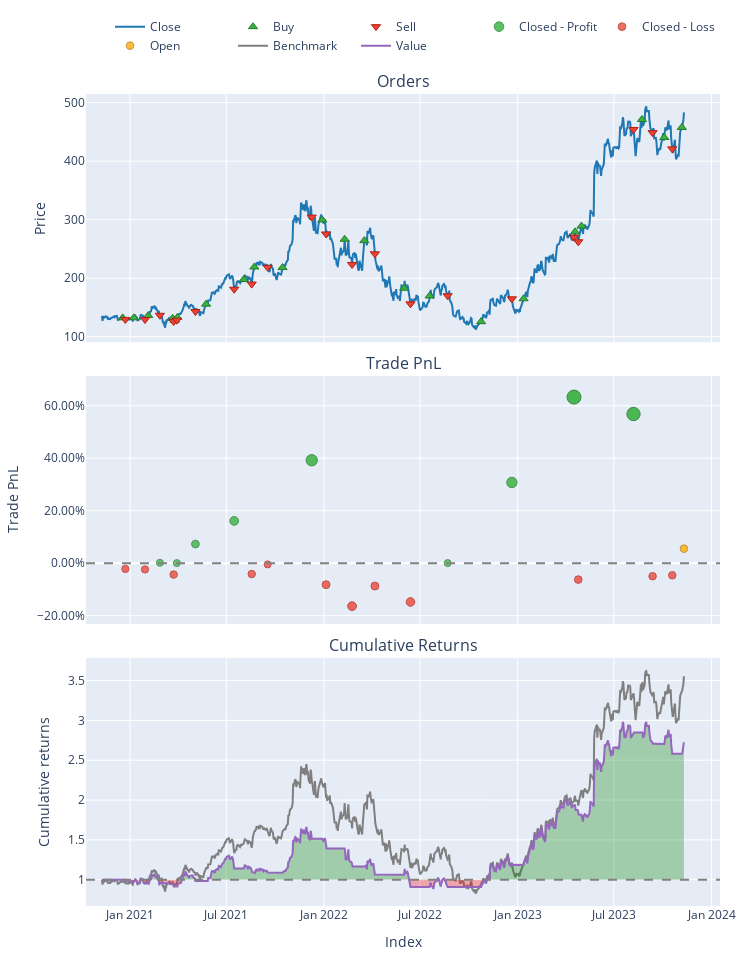

Write notebook code for a chart like this one.
### Code cell
strategy.plot().show()

### Figure 1 — Plotly figure (JSON) as saved in the notebook; plotly's stock layout.template omitted (floating-point values rounded to 4 significant figures; data arrays with more than 128 entries replaced by an {"elided": "..."} marker saying what was removed)
{"data": [{"legendgroup": "0", "line": {"color": "#1f77b4"}, "name": "Close", "showlegend": true, "type": "scatter", "uid": "654badd9-e369-42ea-9bf6-b02ae2f4e4a1", "x": {"elided": "757 str values"}, "xaxis": "x", "y": {"elided": "757 float values"}, "yaxis": "y"}, {"customdata": [[0, 75.43, 9.99], [2, 73.77, 9.773], [4, 69.99, 9.542], [6, 72.62, 9.558], [8, 71.37, 9.146], [10, 68.68, 9.151], [12, 63.01, 9.819], [14, 57.63, 11.4], [16, 49.87, 10.93], [18, 49.86, 10.89], [20, 50.57, 15.15], [22, 52.17, 13.91], [24, 44.06, 11.64], [26, 58.1, 10.63], [28, 53.39, 9.064], [30, 72.02, 9.069], [32, 71.84, 11.86], [34, 69.31, 19.35], [36, 62.78, 18.15], [38, 60.4, 28.46], [40, 61.41, 27.05], [42, 56.4, 25.8]], "hovertemplate": "Order Id: %{customdata[0]}<br>Timestamp: %{x}<br>Price: %{y}<br>Size: %{customdata[1]:.6f}<br>Fees: %{customdata[2]:.6f}", "legendgroup": "1", "marker": {"color": "#37B13F", "line": {"color": "rgb(38,123,44)", "width": 1}, "size": 8, "symbol": "triangle-up"}, "mode": "markers", "name": "Buy", "type": "scatter", "uid": "38adae96-4220-40f4-96f4-4fad6d2ea776", "x": ["2020-12-18T00:00:00", "2021-01-08T00:00:00", "2021-02-04T00:00:00", "2021-03-22T00:00:00", "2021-03-26T00:00:00", "2021-03-31T00:00:00", "2021-05-24T00:00:00", "2021-08-03T00:00:00", "2021-08-23T00:00:00", "2021-10-15T00:00:00", "2021-12-29T00:00:00", "2022-02-09T00:00:00", "2022-03-18T00:00:00", "2022-06-01T00:00:00", "2022-07-19T00:00:00", "2022-10-24T00:00:00", "2023-01-12T00:00:00", "2023-04-19T00:00:00", "2023-05-01T00:00:00", "2023-08-23T00:00:00", "2023-10-04T00:00:00", "2023-11-06T00:00:00"], "xaxis": "x", "y": [132.4, 132.5, 136.3, 131.6, 128.2, 133.2, 155.8, 197.8, 219.2, 218.3, 299.6, 266.7, 264.2, 183.0, 169.8, 125.9, 165.1, 279.3, 289.0, 471.1, 440.4, 457.5], "yaxis": "y"}, {"customdata": [[1, 75.43, 9.792], [3, 73.77, 9.561], [5, 69.99, 9.577], [7, 72.62, 9.164], [9, 71.37, 9.169], [11, 68.68, 9.839], [13, 63.01, 11.42], [15, 57.63, 10.96], [17, 49.87, 10.91], [19, 49.86, 15.18], [21, 50.57, 13.94], [23, 52.17, 11.66], [25, 44.06, 10.65], [27, 58.1, 9.083], [29, 53.39, 9.087], [31, 72.02, 11.88], [33, 71.84, 19.39], [35, 69.31, 18.18], [37, 62.78, 28.51], [39, 60.4, 27.1], [41, 61.41, 25.86]], "hovertemplate": "Order Id: %{customdata[0]}<br>Timestamp: %{x}<br>Price: %{y}<br>Size: %{customdata[1]:.6f}<br>Fees: %{customdata[2]:.6f}", "legendgroup": "2", "marker": {"color": "#EA4335", "line": {"color": "rgb(181,31,18)", "width": 1}, "size": 8, "symbol": "triangle-down"}, "mode": "markers", "name": "Sell", "type": "scatter", "uid": "cd257fee-9ef7-45e2-b095-b36821edb067", "x": ["2020-12-23T00:00:00", "2021-01-29T00:00:00", "2021-02-26T00:00:00", "2021-03-24T00:00:00", "2021-03-30T00:00:00", "2021-05-04T00:00:00", "2021-07-16T00:00:00", "2021-08-18T00:00:00", "2021-09-17T00:00:00", "2021-12-09T00:00:00", "2022-01-05T00:00:00", "2022-02-23T00:00:00", "2022-04-07T00:00:00", "2022-06-13T00:00:00", "2022-08-22T00:00:00", "2022-12-21T00:00:00", "2023-04-17T00:00:00", "2023-04-25T00:00:00", "2023-08-07T00:00:00", "2023-09-12T00:00:00", "2023-10-19T00:00:00"], "xaxis": "x", "y": [129.8, 129.6, 136.8, 126.2, 128.5, 143.3, 181.3, 190.1, 218.7, 304.5, 275.7, 223.6, 241.8, 156.3, 170.2, 165.0, 270.0, 262.4, 454.1, 448.7, 421.0], "yaxis": "y"}, {"customdata": [[2, 2, 15.97, 0.001674], [4, 4, 4.836, 0.0005287], [5, 5, 668.6, 0.07307], [6, 6, 1585.0, 0.1614], [9, 9, 4272.0, 0.3924], [14, 14, 4.254, 0.0004693], [15, 15, 2791.0, 0.3077], [16, 16, 7506.0, 0.633], [18, 18, 10320.0, 0.5686]], "hovertemplate": "Exit Trade Id: %{customdata[0]}<br>Position Id: %{customdata[1]}<br>Exit Timestamp: %{x}<br>PnL: %{customdata[2]:.6f}<br>Return: %{customdata[3]:.2%}", "legendgroup": "3", "marker": {"color": "#37B13F", "line": {"color": "rgb(38,123,44)", "width": 1}, "opacity": [0.7503, 0.75, 0.7672, 0.7882, 0.8429, 0.75, 0.8229, 0.9, 0.8847], "size": [7.013, 7.001, 7.803, 8.781, 11.34, 7, 10.4, 14, 13.29], "symbol": "circle"}, "mode": "markers", "name": "Closed - Profit", "type": "scatter", "uid": "1e3b1de2-5aa6-4bae-a6a0-303deac3f6ed", "x": ["2021-02-26T00:00:00", "2021-03-30T00:00:00", "2021-05-04T00:00:00", "2021-07-16T00:00:00", "2021-12-09T00:00:00", "2022-08-22T00:00:00", "2022-12-21T00:00:00", "2023-04-17T00:00:00", "2023-08-07T00:00:00"], "xaxis": "x2", "y": [0.001674, 0.0005287, 0.07307, 0.1614, 0.3924, 0.0004693, 0.3077, 0.633, 0.5686], "yaxis": "y2"}, {"customdata": [[0, 0, -217.6, -0.02178], [1, 1, -230.6, -0.0236], [3, 3, -412.5, -0.04316], [7, 7, -468.3, -0.04107], [8, 8, -48.8, -0.004463], [10, 10, -1240.0, -0.08182], [11, 11, -2275.0, -0.1635], [12, 12, -1010.0, -0.08678], [13, 13, -1569.0, -0.1476], [17, 17, -1209.0, -0.06245], [19, 19, -1410.0, -0.04954], [20, 20, -1244.0, -0.04601]], "hovertemplate": "Exit Trade Id: %{customdata[0]}<br>Position Id: %{customdata[1]}<br>Exit Timestamp: %{x}<br>PnL: %{customdata[2]:.6f}<br>Return: %{customdata[3]:.2%}", "legendgroup": "4", "marker": {"color": "#EA4335", "line": {"color": "rgb(181,31,18)", "width": 1}, "opacity": [0.7551, 0.7555, 0.7601, 0.7596, 0.7509, 0.7693, 0.7887, 0.7705, 0.7849, 0.7647, 0.7616, 0.7608], "size": [7.236, 7.256, 7.472, 7.449, 7.044, 7.9, 8.804, 7.955, 8.628, 7.686, 7.543, 7.504], "symbol": "circle"}, "mode": "markers", "name": "Closed - Loss", "type": "scatter", "uid": "0d031e8f-2968-4a61-ac98-00fe7cfcf5c9", "x": ["2020-12-23T00:00:00", "2021-01-29T00:00:00", "2021-03-24T00:00:00", "2021-08-18T00:00:00", "2021-09-17T00:00:00", "2022-01-05T00:00:00", "2022-02-23T00:00:00", "2022-04-07T00:00:00", "2022-06-13T00:00:00", "2023-04-25T00:00:00", "2023-09-12T00:00:00", "2023-10-19T00:00:00"], "xaxis": "x2", "y": [-0.02178, -0.0236, -0.04316, -0.04107, -0.004463, -0.08182, -0.1635, -0.08678, -0.1476, -0.06245, -0.04954, -0.04601], "yaxis": "y2"}, {"customdata": [[21, 21, 1432.0, 0.05548]], "hovertemplate": "Exit Trade Id: %{customdata[0]}<br>Position Id: %{customdata[1]}<br>Exit Timestamp: %{x}<br>PnL: %{customdata[2]:.6f}<br>Return: %{customdata[3]:.2%}", "legendgroup": "5", "marker": {"color": "#FFAA00", "line": {"color": "rgb(178,118,0)", "width": 1}, "opacity": [0.763], "size": [7.609], "symbol": "circle"}, "mode": "markers", "name": "Open", "type": "scatter", "uid": "54968b64-e6b9-4ec3-ad52-e4f2bb3171fd", "x": ["2023-11-10T00:00:00"], "xaxis": "x2", "y": [0.05548], "yaxis": "y2"}, {"legendgroup": "6", "line": {"color": "#7f7f7f"}, "name": "Benchmark", "showlegend": true, "type": "scatter", "uid": "a9bfd097-7591-47bc-8951-48f49223d5f9", "x": {"elided": "757 str values"}, "xaxis": "x3", "y": {"elided": "757 float values"}, "yaxis": "y3"}, {"hoverinfo": "skip", "legendgroup": "7", "line": {"color": "rgba(0, 0, 0, 0)", "width": 0}, "opacity": 0, "showlegend": false, "type": "scatter", "uid": "d07a010c-6e0a-46a1-a490-7806649e7ad3", "x": {"elided": "757 str values"}, "xaxis": "x3", "y": {"elided": "757 int values"}, "yaxis": "y3"}, {"connectgaps": false, "fill": "tonexty", "fillcolor": "rgba(0, 128, 0, 0.3)", "hoverinfo": "skip", "legendgroup": "7", "line": {"color": "rgba(0, 0, 0, 0)", "width": 0}, "opacity": 0, "showlegend": false, "type": "scatter", "uid": "44601989-f96d-4e7b-bf6d-e43861c5d727", "x": {"elided": "757 str values"}, "xaxis": "x3", "y": {"elided": "757 float values"}, "yaxis": "y3"}, {"hoverinfo": "skip", "legendgroup": "7", "line": {"color": "rgba(0, 0, 0, 0)", "width": 0}, "opacity": 0, "showlegend": false, "type": "scatter", "uid": "f611f25f-d4d3-4351-bc8a-532dee7ae449", "x": {"elided": "757 str values"}, "xaxis": "x3", "y": {"elided": "757 int values"}, "yaxis": "y3"}, {"connectgaps": false, "fill": "tonexty", "fillcolor": "rgba(255, 0, 0, 0.3)", "hoverinfo": "skip", "legendgroup": "7", "line": {"color": "rgba(0, 0, 0, 0)", "width": 0}, "opacity": 0, "showlegend": false, "type": "scatter", "uid": "63027cf8-ba56-4a37-83ef-9af898072c53", "x": {"elided": "757 str values"}, "xaxis": "x3", "y": {"elided": "757 float values"}, "yaxis": "y3"}, {"legendgroup": "8", "line": {"color": "#9467bd"}, "name": "Value", "showlegend": true, "type": "scatter", "uid": "8558d704-b948-41e0-87e7-e3f3ca2e1807", "x": {"elided": "757 str values"}, "xaxis": "x3", "y": {"elided": "757 float values"}, "yaxis": "y3"}, {"hoverinfo": "skip", "legendgroup": "7", "line": {"color": "rgba(0, 0, 0, 0)", "width": 0}, "opacity": 0, "showlegend": false, "type": "scatter", "uid": "f47c82a2-ac60-4d90-b84f-3559d17b2830", "x": {"elided": "757 str values"}, "xaxis": "x3", "y": {"elided": "757 int values"}, "yaxis": "y3"}], "layout": {"annotations": [{"font": {"size": 16}, "showarrow": false, "text": "Orders", "x": 0.5, "xanchor": "center", "xref": "paper", "y": 1, "yanchor": "bottom", "yref": "paper"}, {"font": {"size": 16}, "showarrow": false, "text": "Trade PnL", "x": 0.5, "xanchor": "center", "xref": "paper", "y": 0.6528, "yanchor": "bottom", "yref": "paper"}, {"font": {"size": 16}, "showarrow": false, "text": "Cumulative Returns", "x": 0.5, "xanchor": "center", "xref": "paper", "y": 0.3056, "yanchor": "bottom", "yref": "paper"}], "height": 960, "legend": {"orientation": "h", "traceorder": "normal", "x": 1, "xanchor": "right", "y": 1.042, "yanchor": "bottom"}, "margin": {"b": 30, "l": 30, "r": 30, "t": 30}, "shapes": [{"line": {"color": "gray", "dash": "dash"}, "type": "line", "x0": 0, "x1": 1, "xref": "paper", "y0": 0, "y1": 0, "yref": "y2"}, {"line": {"color": "gray", "dash": "dash"}, "type": "line", "x0": 0, "x1": 1, "xref": "paper", "y0": 1, "y1": 1, "yref": "y3"}], "showlegend": true, "width": 750, "xaxis": {"anchor": "y", "autorange": true, "domain": [0, 1], "matches": "x3", "range": ["2020-10-09 15:30:43.5284", "2024-01-17 20:52:39.761"], "showticklabels": false, "type": "date"}, "xaxis2": {"anchor": "y2", "autorange": true, "domain": [0, 1], "matches": "x3", "range": ["2020-10-09 15:30:43.5284", "2024-01-17 20:52:39.761"], "showticklabels": false, "type": "date"}, "xaxis3": {"anchor": "y3", "autorange": true, "domain": [0, 1], "range": ["2020-10-09 15:30:43.5284", "2024-01-17 20:52:39.761"], "title": {"text": "Index"}, "type": "date"}, "yaxis": {"anchor": "x", "autorange": true, "domain": [0.6944, 1], "range": [91.02, 514.7], "title": {"text": "Price"}, "type": "linear"}, "yaxis2": {"anchor": "x2", "autorange": true, "domain": [0.3472, 0.6528], "range": [-0.2317, 0.7136], "tickformat": ".2%", "title": {"text": "Trade PnL"}, "type": "linear"}, "yaxis3": {"anchor": "x3", "autorange": true, "domain": [0, 0.3056], "range": [0.6694, 3.785], "title": {"text": "Cumulative returns"}, "type": "linear"}}}
